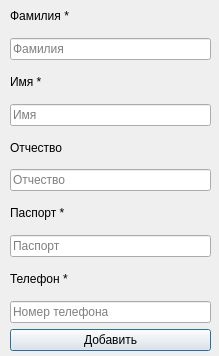
<?xml version="1.0" encoding="UTF-8"?>
<ui version="4.0">
 <class>Dialog</class>
 <widget class="QDialog" name="Dialog">
  <property name="geometry">
   <rect>
    <x>0</x>
    <y>0</y>
    <width>219</width>
    <height>356</height>
   </rect>
  </property>
  <property name="windowTitle">
   <string>Добавление пассажира</string>
  </property>
  <widget class="QWidget" name="layoutWidget">
   <property name="geometry">
    <rect>
     <x>10</x>
     <y>0</y>
     <width>201</width>
     <height>351</height>
    </rect>
   </property>
   <layout class="QVBoxLayout" name="verticalLayout">
    <item>
     <widget class="QLabel" name="last_name_lbl">
      <property name="text">
       <string>Фамилия *</string>
      </property>
     </widget>
    </item>
    <item>
     <widget class="QLineEdit" name="last_name_lineEdit">
      <property name="placeholderText">
       <string>Фамилия</string>
      </property>
     </widget>
    </item>
    <item>
     <widget class="QLabel" name="first_name_lbl">
      <property name="text">
       <string>Имя *</string>
      </property>
     </widget>
    </item>
    <item>
     <widget class="QLineEdit" name="first_name_lineEdit">
      <property name="placeholderText">
       <string>Имя</string>
      </property>
     </widget>
    </item>
    <item>
     <widget class="QLabel" name="middle_name_lbl">
      <property name="text">
       <string>Отчество </string>
      </property>
     </widget>
    </item>
    <item>
     <widget class="QLineEdit" name="middle_name_lineEdit_2">
      <property name="placeholderText">
       <string>Отчество</string>
      </property>
     </widget>
    </item>
    <item>
     <widget class="QLabel" name="passport_lbl">
      <property name="text">
       <string>Паспорт *</string>
      </property>
     </widget>
    </item>
    <item>
     <widget class="QLineEdit" name="passport_lineEdit_3">
      <property name="placeholderText">
       <string>Паспорт</string>
      </property>
     </widget>
    </item>
    <item>
     <widget class="QLabel" name="phone_lbl">
      <property name="text">
       <string>Телефон *</string>
      </property>
     </widget>
    </item>
    <item>
     <widget class="QLineEdit" name="phone_lineEdit_4">
      <property name="placeholderText">
       <string>Номер телефона</string>
      </property>
     </widget>
    </item>
    <item>
     <widget class="QPushButton" name="pushButton">
      <property name="text">
       <string>Добавить</string>
      </property>
     </widget>
    </item>
   </layout>
  </widget>
 </widget>
 <resources/>
 <connections/>
</ui>
